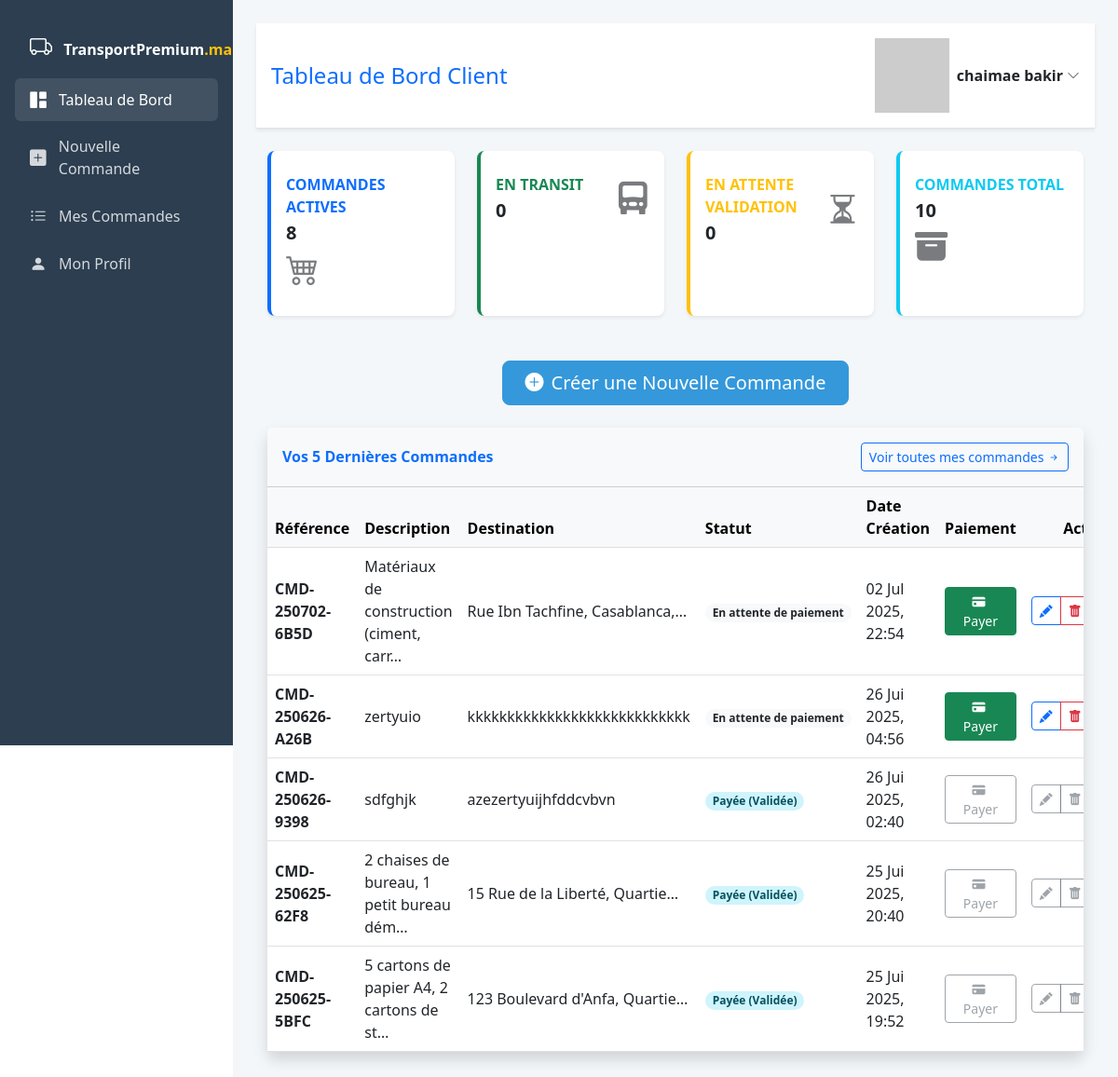
The page /dashboard/client/ (signed in) on the database its author committed.
### transport/models.py (models this page shows, shortened)
class Commande(models.Model):
    client = models.ForeignKey(Client, on_delete=models.PROTECT, related_name='commandes', verbose_name="Client")
    reference_commande = models.CharField(max_length=50, unique=True, blank=True, verbose_name="Référence Commande")
    date_creation = models.DateTimeField(auto_now_add=True, verbose_name="Date de Création")
    description_marchandise = models.TextField(verbose_name="Description Marchandise")
    poids_kg = models.DecimalField(max_digits=10, decimal_places=2, verbose_name="Poids (kg)")
    volume_m3 = models.DecimalField(max_digits=10, decimal_places=2, null=True, blank=True, verbose_name="Volume (m³)")
    adresse_chargement = models.TextField(verbose_name="Adresse de Chargement")
    adresse_livraison = models.TextField(verbose_name="Adresse de Livraison")
    date_souhaitee_livraison = models.DateField(verbose_name="Date Souhaitée de Livraison")
    STATUT_COMMANDE_CHOICES = [
        ('en_attente_validation', 'En attente de validation'),
        ('paiement_en_attente', 'En attente de paiement'), # Statut après calcul du prix
        ('validee', 'Payée (Validée)'), # Nouveau nom pour plus de clarté
        ('planifiee', 'Planifiée'),
        ('en_cours_livraison', 'En cours de livraison'),
        ('livree', 'Livrée'),
        ('annulee', 'Annulée'),
    ]
    statut_commande = models.CharField(
        max_length=30,
        choices=STATUT_COMMANDE_CHOICES,
        default='en_attente_validation',
        verbose_name="Statut de la Commande"
    )
    montant_total = models.DecimalField(
        max_digits=10, decimal_places=2, null=True, blank=True, verbose_name="Montant Total (MAD)"
    )
    instructions_speciales = models.TextField(blank=True, null=True, verbose_name="Instructions Spéciales")
    motif_annulation = models.TextField(blank=True, null=True, verbose_name="Motif d'Annulation/Refus")
    def reference_commande_or_id(self):
        return self.reference_commande or f"ID-{self.id}"
    @property
    def is_modifiable_ou_supprimable(self):
        return self.statut_commande in ['en_attente_validation', 'paiement_en_attente']
    class Meta:
        verbose_name = "Commande"
        verbose_name_plural = "Commandes"
        ordering = ['-date_creation']

### transport/views.py (the view)
# urls.py: path('dashboard/client/', views.dashboard_client_view, name='dashboard_client'),
@login_required
@user_passes_test(is_client)
def dashboard_client_view(request):
    client_profile = request.user.client
    commandes_recentes = Commande.objects.filter(client=client_profile).order_by('-date_creation')[:5]
    commandes_actives_count = Commande.objects.filter(
        client=client_profile,
        statut_commande__in=['en_attente_validation', 'validee', 'planifiee', 'en_cours_livraison']
    ).count()
    commandes_en_transit_count = Commande.objects.filter(
        client=client_profile,
        statut_commande='en_cours_livraison'
    ).count()
    commandes_en_attente_count = Commande.objects.filter(
        client=client_profile,
        statut_commande='en_attente_validation'
    ).count()
    commandes_total_count = Commande.objects.filter(
        client=client_profile
    ).count()
    context = {
        'commandes_recentes': commandes_recentes,
        'commandes_actives_count': commandes_actives_count,
        'commandes_en_transit_count': commandes_en_transit_count,
        'commandes_en_attente_count': commandes_en_attente_count,
        'commandes_total_count': commandes_total_count,
    }
    return render(request, 'transport/dashboardClient.html', context)

### transport/templates/transport/dashboardClient.html (shortened to what this page needs)
{% load static %}
<!DOCTYPE html>
<html lang="fr">
<head>
    <link href="https://cdn.jsdelivr.net/npm/bootstrap@5.3.0/dist/css/bootstrap.min.css" rel="stylesheet">
    <link rel="stylesheet" href="https://cdn.jsdelivr.net/npm/bootstrap-icons@1.10.0/font/bootstrap-icons.css">
</head>
<body>
    <div class="sidebar">
        <div class="p-3 text-center">
            <a class="navbar-brand text-white text-decoration-none" href="{% url 'transport:dashboard_client' %}">
                <i class="bi bi-truck me-2" style="font-size: 1.5rem;"></i>
                <span class="fw-bold">TransportPremium</span><span class="fw-bold" style="color: #ffc107;">.ma</span>
            </a>
        </div>
        <ul class="nav flex-column">
            <li class="nav-item">
                <a href="{% url 'transport:dashboard_client' %}" class="nav-link {% if request.resolver_match.url_name == 'dashboard_client' %}active{% endif %}">
                    <i class="bi bi-grid-1x2-fill"></i>
                    <span>Tableau de Bord</span>
                </a>
            </li>
            <li class="nav-item">
                <a href="{% url 'transport:ajouter_commande' %}" class="nav-link {% if request.resolver_match.url_name == 'ajouter_commande' %}active{% endif %}">
                    <i class="bi bi-plus-square-fill"></i>
                    <span>Nouvelle Commande</span>
                </a>
            </li>
            <li class="nav-item">
                <a href="{% url 'transport:mes_commandes' %}" class="nav-link ">
                    <i class="bi bi-list-ul"></i>
                    <span>Mes Commandes</span>
                </a>
            </li>
          <li class="nav-item">
    <a href="{% url 'transport:profil_client' %}" class="nav-link {% if request.resolver_match.url_name == 'profil_client' %}active{% endif %}">
        <i class="bi bi-person-fill"></i>
        <span>Mon Profil</span>
    </a>
</li>
        </ul>
    </div>
    <div class="main-content">
        <header class="d-flex justify-content-between align-items-center page-header bg-white p-3 mb-4 shadow-sm sticky-top">
            <h1 class="h4 mb-0 text-primary">Tableau de Bord Client</h1>
            <div class="dropdown">
                <div class="profile-dropdown d-flex align-items-center" id="userMenuButton" data-bs-toggle="dropdown" aria-expanded="false">
                    <img src="https://ui-avatars.com/api/?name={{ user.username|slice:':1'|upper }}{{ user.last_name|slice:':1'|upper|default:'' }}&background=0D6EFD&color=fff&size=36&rounded=true&bold=true"
                         class="me-2" alt="Avatar">
                    <span class="fw-semibold d-none d-md-inline me-1">{{ user.get_full_name|default:user.username }}</span>
                    <i class="bi bi-chevron-down text-muted small"></i>
                </div>
            </div>
        </header>
        <div class="container-fluid">
            <div class="row mb-4">
                <div class="col-xl-3 col-md-6 mb-4">
                    <div class="card stat-card border-start border-primary border-4 h-100 py-2">
                        <div class="card-body">
                            <div class="row no-gutters align-items-center">
                                <div class="col mr-2">
                                    <div class="text-xs fw-bold text-primary text-uppercase mb-1">Commandes Actives</div>
                                      <div class="h5 mb-0 fw-bold text-gray-800">{{ commandes_actives_count }}</div>
                                </div>
                                <div class="col-auto card-icon"><i class="bi bi-cart4 text-gray-300"></i></div>
                            </div>
                        </div>
                    </div>
                </div>
                <div class="col-xl-3 col-md-6 mb-4">
                    <div class="card stat-card border-start border-success border-4 h-100 py-2">
                        <div class="card-body">
                            <div class="row no-gutters align-items-center">
                                <div class="col mr-2">
                                    <div class="text-xs fw-bold text-success text-uppercase mb-1">En Transit</div>
                                    <div class="h5 mb-0 fw-bold text-gray-800">{{ commandes_en_transit_count }}</div>
                                </div>
                                <div class="col-auto card-icon"><i class="bi bi-truck-front-fill text-gray-300"></i></div>
                            </div>
                        </div>
                    </div>
                </div>
                <div class="col-xl-3 col-md-6 mb-4">
                    <div class="card stat-card border-start border-warning border-4 h-100 py-2">
                        <div class="card-body">
                            <div class="row no-gutters align-items-center">
                                <div class="col mr-2">
                                    <div class="text-xs fw-bold text-warning text-uppercase mb-1">En Attente Validation</div>
                                    <div class="h5 mb-0 fw-bold text-gray-800">{{ commandes_en_attente_count }}</div>
                                </div>
                                <div class="col-auto card-icon"><i class="bi bi-hourglass-split text-gray-300"></i></div>
                            </div>
                        </div>
                    </div>
                </div>
                <div class="col-xl-3 col-md-6 mb-4">
                     <div class="card stat-card border-start border-info border-4 h-100 py-2">
                        <div class="card-body">
                            <div class="row no-gutters align-items-center">
                                <div class="col mr-2">
                                    <div class="text-xs fw-bold text-info text-uppercase mb-1">Commandes Total</div>
                                    <div class="h5 mb-0 fw-bold text-gray-800">{{ commandes_total_count }}</div>
                                </div>
                                <div class="col-auto card-icon"><i class="bi bi-archive-fill text-gray-300"></i></div>
                            </div>
                        </div>
                    </div>
                </div>
            </div>
            <div class="row mb-4">
                <div class="col-12 text-center">
                    <a href="{% url 'transport:ajouter_commande' %}" class="btn btn-lg btn-primary px-4 py-2">
                        <i class="bi bi-plus-circle-fill me-2"></i>Créer une Nouvelle Commande
                    </a>
                </div>
            </div>
            <div class="card shadow mb-4">
                <div class="card-header py-3 d-flex flex-row align-items-center justify-content-between bg-light">
                    <h6 class="m-0 fw-bold text-primary">Vos 5 Dernières Commandes</h6>
                    <a href="{% url 'transport:mes_commandes' %}" class="btn btn-sm btn-outline-primary">
                        Voir toutes mes commandes <i class="bi bi-arrow-right-short"></i>
                    </a>
                </div>
                <div class="card-body p-0">
                    {% if commandes_recentes %}
                    <div class="table-responsive">
                        <table class="table table-hover align-middle mb-0">
                            <thead class="table-light">
                                <tr>
                                    <th>Référence</th>
                                    <th>Description</th>
                                    <th>Destination</th>
                                    <th>Statut</th>
                                    <th>Date Création</th>
                                    <th class="text-center">Paiement</th>
                                    <th class="text-end">Actions</th>
                                </tr>
                            </thead>
                            <tbody>
                                {% for commande in commandes_recentes %}
                                <tr>
                                    <td><strong>{{ commande.reference_commande_or_id }}</strong></td>
                                    <td>{{ commande.description_marchandise|truncatechars:40 }}</td>
                                    <td>{{ commande.adresse_livraison|truncatechars:30 }}</td>
                                    <td>
                                        <span class="badge rounded-pill
                                            {% if commande.statut_commande == 'livree' %}bg-success-subtle text-success-emphasis
                                            {% elif commande.statut_commande == 'en_cours_livraison' %}bg-primary-subtle text-primary-emphasis
                                            {% elif commande.statut_commande == 'annulee' %}bg-danger-subtle text-danger-emphasis
                                            {% elif commande.statut_commande == 'en_attente_validation' %}bg-warning-subtle text-warning-emphasis
                                            {% elif commande.statut_commande == 'validee' %}bg-info-subtle text-info-emphasis
                                            {% elif commande.statut_commande == 'planifiee' %}bg-secondary-subtle text-secondary-emphasis
                                            {% else %}bg-light text-dark{% endif %}">
                                            {{ commande.get_statut_commande_display }}
                                        </span>
                                    </td>
                                    <td>{{ commande.date_creation|date:"d M Y, H:i" }}</td>
                                    <td class="text-center">
    {% if commande.statut_commande == 'paiement_en_attente' %}
        <a href="{% url 'a_stripe:create-checkout-session' commande.id %}" class="btn btn-success btn-sm" title="Procéder au paiement de cette commande">
            <i class="bi bi-credit-card-fill me-1"></i> Payer
        </a>
    {% elif commande.statut_commande == 'payee' %}
        <span class="badge bg-success bg-opacity-10 text-success">
            <i class="bi bi-check-circle-fill me-1"></i> Payée
        </span>
    {% else %}
        <button class="btn btn-outline-secondary btn-sm" disabled title="Paiement non requis (Statut: {{ commande.get_statut_commande_display }})">
            <i class="bi bi-credit-card-fill me-1"></i> Payer
        </button>
    {% endif %}
</td>
                                    <td class="text-end">
                                        <div class="btn-group btn-group-sm">
                                            {% if commande.is_modifiable_ou_supprimable %}
                                                <a href="{% url 'transport:modifier_commande' commande.id %}" class="btn btn-outline-primary" title="Modifier">
                                                    <i class="bi bi-pencil-fill"></i>
                                                </a>
                                                <a href="{% url 'transport:supprimer_commande' commande.id %}" class="btn btn-outline-danger" title="Supprimer">
                                                    <i class="bi bi-trash-fill"></i>
                                                </a>
                                            {% else %}
                                                <button type="button" class="btn btn-outline-secondary" disabled title="Non modifiable (Statut: {{ commande.get_statut_commande_display }})">
                                                    <i class="bi bi-pencil-fill"></i>
                                                </button>
                                                <button type="button" class="btn btn-outline-secondary" disabled title="Non supprimable (Statut: {{ commande.get_statut_commande_display }})">
                                                    <i class="bi bi-trash-fill"></i>
                                                </button>
                                            {% endif %}
                                        </div>
                                    </td>
                                </tr>
                                {% endfor %}
                            </tbody>
                        </table>
                    </div>
                    {% else %}
                    <div class="text-center py-5">
                        <i class="bi bi-inbox-fill text-muted" style="font-size: 3rem;"></i>
                        <h5 class="text-muted mt-3">Vous n'avez pas encore de commandes.</h5>
                        <p class="text-muted">Commencez par créer votre première demande de transport !</p>
                    </div>
                    {% endif %}
                </div>
            </div>
        </div>
    </div>
</body>
</html>

### rows shown on the page
Commande: reference_commande_or_id "CMD-250702-6B5D", description_marchandise "Matériaux de construction (ciment, carr…", adresse_livraison "Rue Ibn Tachfine, Casablanca,…", statut_commande "En attente de paiement", date_creation "02 Jul 2025, 22:54", shows "Payer"
Commande: reference_commande_or_id "CMD-250626-A26B", description_marchandise "zertyuio", adresse_livraison "kkkkkkkkkkkkkkkkkkkkkkkkkkkk", statut_commande "En attente de paiement", date_creation "26 Jui 2025, 04:56", shows "Payer"
Commande: reference_commande_or_id "CMD-250626-9398", description_marchandise "sdfghjk", adresse_livraison "azezertyuijhfddcvbvn", statut_commande "Payée (Validée)", date_creation "26 Jui 2025, 02:40"
Commande: reference_commande_or_id "CMD-250625-62F8", description_marchandise "2 chaises de bureau, 1 petit bureau dém…", adresse_livraison "15 Rue de la Liberté, Quartie…", statut_commande "Payée (Validée)", date_creation "25 Jui 2025, 20:40"
Commande: reference_commande_or_id "CMD-250625-5BFC", description_marchandise "5 cartons de papier A4, 2 cartons de st…", adresse_livraison "123 Boulevard d'Anfa, Quartie…", statut_commande "Payée (Validée)", date_creation "25 Jui 2025, 19:52"

### other values the page prints
{{ user.get_full_name|default:user.username }} "chaimae bakir"
{{ commandes_actives_count }} "8"
{{ commandes_en_transit_count }} "0"
{{ commandes_en_attente_count }} "0"
{{ commandes_total_count }} "10"
